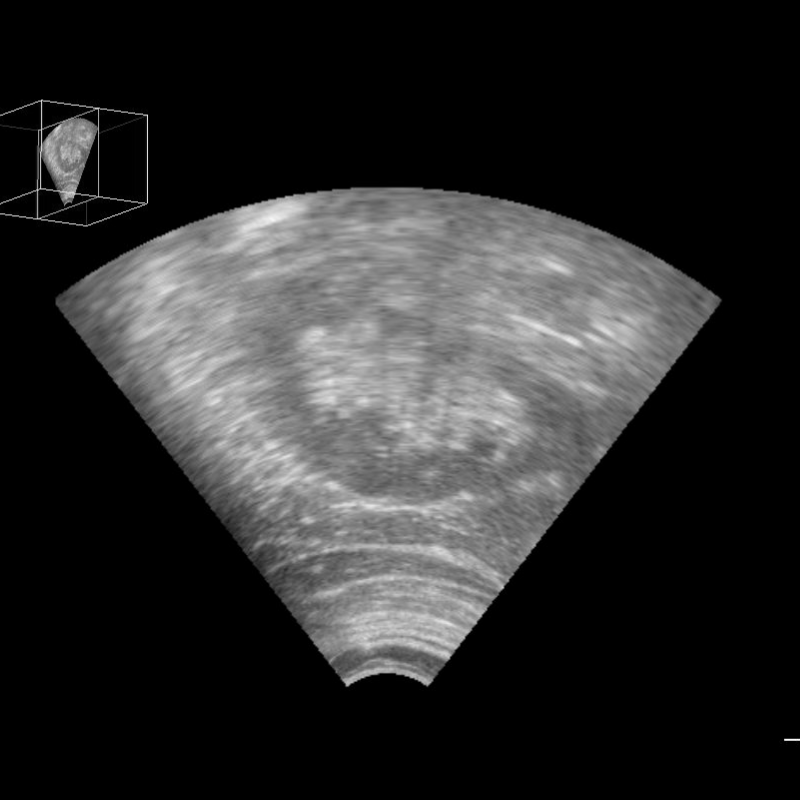
#> input picture hw2-edge-detection/data/images/img_000001.png, 800 x 800 px; its folder holds only this picture in this run
$ jupyter execute 'edge detection.ipynb'
#> lines starting #> are read from the running program, lines starting #| are printed output that depends on the picture; after the words box and inside, x2 and y2 are one past the last pixel; in counts of white or black regions, pixels touching at a corner belong together
[cell 1]
import cv2 as cv
import numpy as np
import matplotlib.pyplot as plt
from pathlib import Path

[cell 2]
folder = Path("data/images")

image_paths = []

for ext in ["*.png", "*.jpg", "*.jpeg", "*.tif", "*.tiff"]:
    image_paths.extend(folder.glob(ext))

image_paths = sorted(image_paths)

images = {}

for path in image_paths:
    img = cv.imread(str(path), cv.IMREAD_GRAYSCALE)
#> img is the input picture: shape (800, 800); min 0, max 255, mean 43.3
    if img is not None:
        images[path.stem] = img

[cell 3]
# [26 lines of commented-out code are left out]

[cell 4]
filtered_images = {}

for name, image in images.items():

    filtered_images[name] = {
        # "Median": median_filter(image, 3),
        # "Gaussian": gaussian_filter(image, 5, 1)
        "Median": cv.medianBlur(image, 5),
        "Gaussian": cv.GaussianBlur(image, (5, 5), sigmaX=1.4)
        }
#> this loop made 1 pass
#> name on pass 1: 'img_000001'
#> after the loop, filtered_images = 1 item

[cell 5]
def calculate_gradient(image, kernel_x, kernel_y, return_direction=False):
    gx = cv.filter2D(src=image, ddepth=cv.CV_64F, kernel=kernel_x)
    gy = cv.filter2D(src=image, ddepth=cv.CV_64F, kernel=kernel_y)

    magnitude = np.sqrt(gx**2 + gy**2)

    if magnitude.max() > 0:
        magnitude = magnitude / magnitude.max() * 255

    if return_direction:
        theta = np.arctan2(gy, gx)
        return magnitude, theta

    return magnitude.astype(np.uint8)

[cell 6]
def sobel_operator(image, return_direction=False):
    kernel_x = np.array([
        [-1, 0, 1],
        [-2, 0, 2],
        [-1, 0, 1]
    ], dtype=np.float64)

    kernel_y = np.array([
        [-1, -2, -1],
        [ 0,  0,  0],
        [ 1,  2,  1]
    ], dtype=np.float64)

    return calculate_gradient(image, kernel_x, kernel_y, return_direction)

[cell 7]
def scharr_operator(image):

    kernel_x = np.array([
        [-3, 0, 3],
        [-10, 0, 10],
        [-3, 0, 3]
    ], dtype=np.float64)

    kernel_y = np.array([
        [ -3, -10, -3],
        [  0,   0,  0],
        [  3,  10,  3]
    ], dtype=np.float64)

    return calculate_gradient(image, kernel_x, kernel_y)

[cell 8]
def prewitt_operator(image):

    kernel_x = np.array([
        [-1, 0, 1],
        [-1, 0, 1],
        [-1, 0, 1]
    ], dtype=np.float64)

    kernel_y = np.array([
        [-1, -1, -1],
        [ 0,  0,  0],
        [ 1,  1,  1]
    ], dtype=np.float64)

    return calculate_gradient(image, kernel_x, kernel_y)

[cell 9]
def non_max_suppression(img, D):
    M, N = img.shape
    Z = np.zeros((M,N), dtype=np.int32)
    angle = D * 180. / np.pi
    angle[angle < 0] += 180

    for i in range(1,M-1):
        for j in range(1,N-1):
            try:
                q = 255
                r = 255

                #angle 0
                if (0 <= angle[i,j] < 22.5) or (157.5 <= angle[i,j] <= 180):
                    q = img[i, j+1]
                    r = img[i, j-1]
                #angle 45
                elif (22.5 <= angle[i,j] < 67.5):
                    q = img[i+1, j-1]
                    r = img[i-1, j+1]
                #angle 90
                elif (67.5 <= angle[i,j] < 112.5):
                    q = img[i+1, j]
                    r = img[i-1, j]
                #angle 135
                else: #elif (112.5 <= angle[i,j] < 157.5):
                    q = img[i-1, j-1]
                    r = img[i+1, j+1]

                if (img[i,j] >= q) and (img[i,j] >= r):
                    Z[i,j] = img[i,j]
                else:
                    Z[i,j] = 0

            except IndexError as e:
                pass

    return Z

[cell 10]
def threshold(img, lowThresholdRatio=0.09, highThresholdRatio=0.17, weak=125, strong=255):

    highThreshold = img.max() * highThresholdRatio;
    lowThreshold = highThreshold * lowThresholdRatio;

    M, N = img.shape
    res = np.zeros((M,N), dtype=np.int32)

    strong_i, strong_j = np.where(img >= highThreshold)
    zeros_i, zeros_j = np.where(img < lowThreshold)

    weak_i, weak_j = np.where((img <= highThreshold) & (img >= lowThreshold))

    res[strong_i, strong_j] = strong
    res[weak_i, weak_j] = weak

    return res

[cell 11]
def strong_or_weak_edges(img, value=255):
    M, N = img.shape
    res = np.zeros((M,N), dtype=np.int32)

    strong_i, strong_j = np.where(img == value)
    res[strong_i, strong_j] = value

    return res

[cell 12]
def cannyEdgeDetector(img, lowthreshold=0.09, highthreshold=0.17):
    gradientMat, thetaMat = sobel_operator(img, return_direction=True)
    nonMaxImg = non_max_suppression(gradientMat, thetaMat)
    thresholdImg = threshold(nonMaxImg, lowthreshold, highthreshold)

    img_final = strong_or_weak_edges(thresholdImg)

    return img_final

[cell 13]
operators = {
    "Sobel": sobel_operator,
    "Scharr": scharr_operator,
    "Prewitt": prewitt_operator,
    "Canny": cannyEdgeDetector
}

edge_results = {}

for name, filtered in filtered_images.items():
    edge_results[name] = {}

    for filter_name, image in filtered.items():
        for operator_name, operator in operators.items():
            result = operator(image)
            edge_results[name][f"{filter_name}_{operator_name}"] = result
#> this loop made 1 pass
#> name on pass 1: 'img_000001'
#> pass 1, in calculate_gradient, `gx = cv.filter2D(src=image, ddepth=cv.CV_64F, kernel=kernel_x)`:
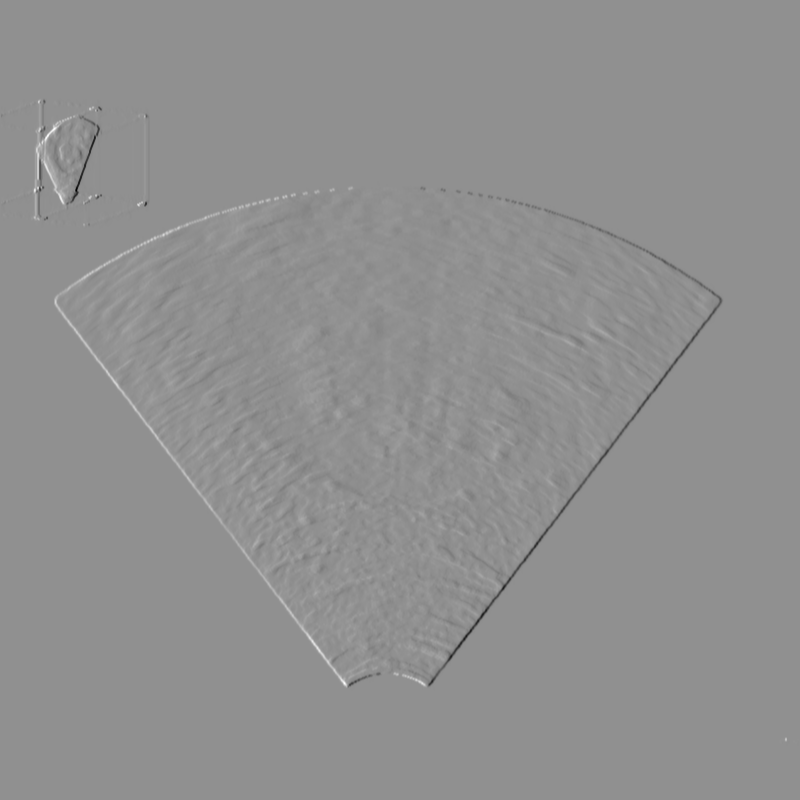
#> gx: shape (800, 800) float64; min -582, max 447, mean 0; drawn with min black and max white
#> pass 1, in calculate_gradient, `gy = cv.filter2D(src=image, ddepth=cv.CV_64F, kernel=kernel_y)`:
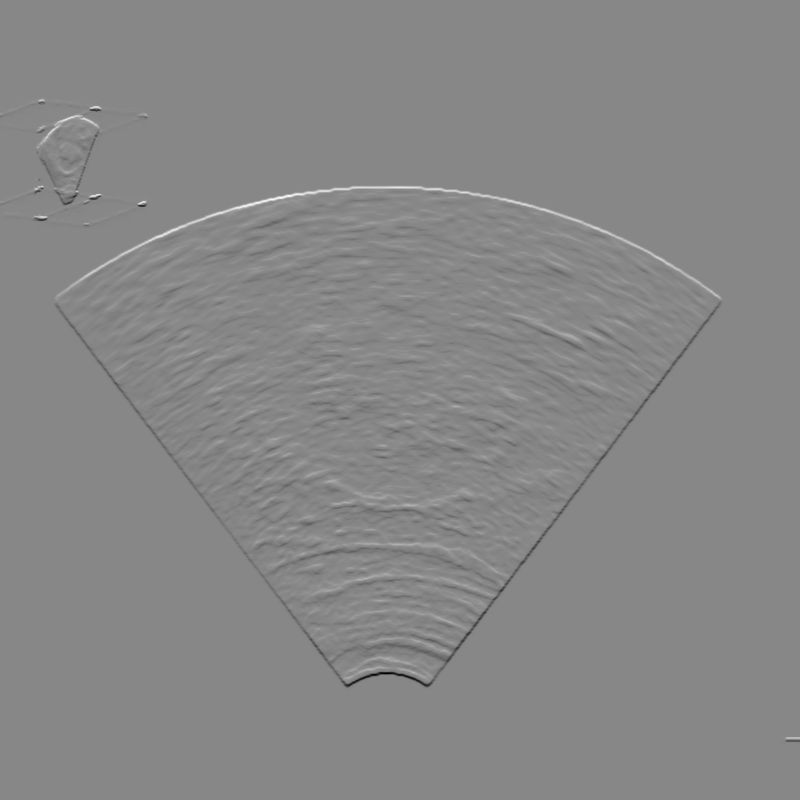
#> gy: shape (800, 800) float64; min -620, max 551, mean 0; drawn with min black and max white
#> pass 1, in calculate_gradient, `magnitude = np.sqrt(gx**2 + gy**2)`:
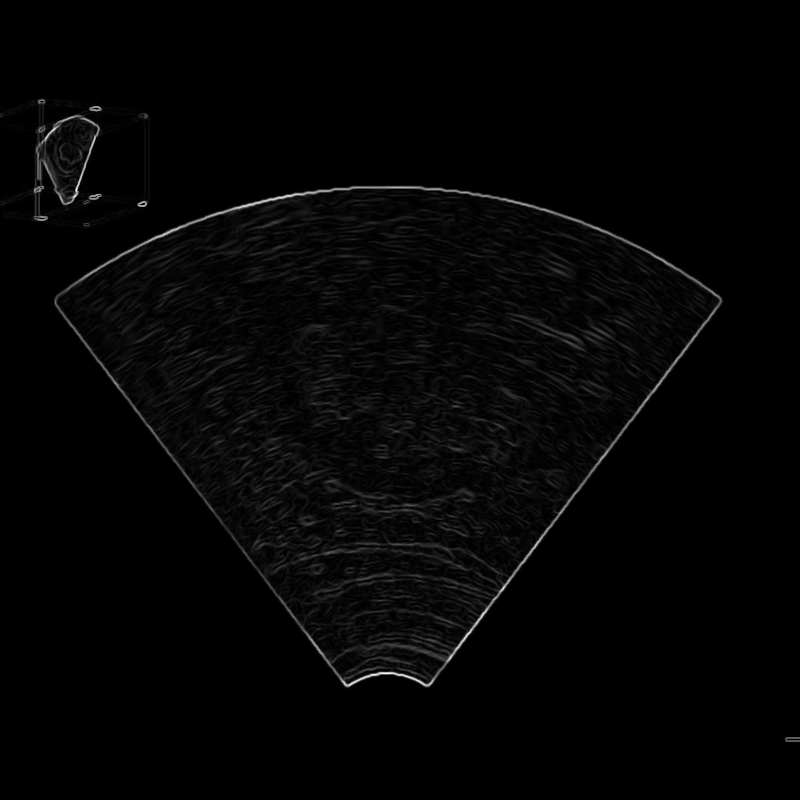
#> magnitude: shape (800, 800) float64; min 0, max 620, mean 11.4; drawn with min black and max white
#> after the loop, edge_results = 1 item

[cell 14]
results_folder = Path("results")
results_folder.mkdir(exist_ok=True)

for name, results in edge_results.items():
    image_folder = results_folder / name
    image_folder.mkdir(exist_ok=True)

    for result_name, result in results.items():
        save_path = image_folder / f"{result_name}.png"
        cv.imwrite(str(save_path), result.astype(np.uint8))
#> this loop made 1 pass
#> pass 1, `cv.imwrite(str(save_path), result.astype(np.uint8))`:
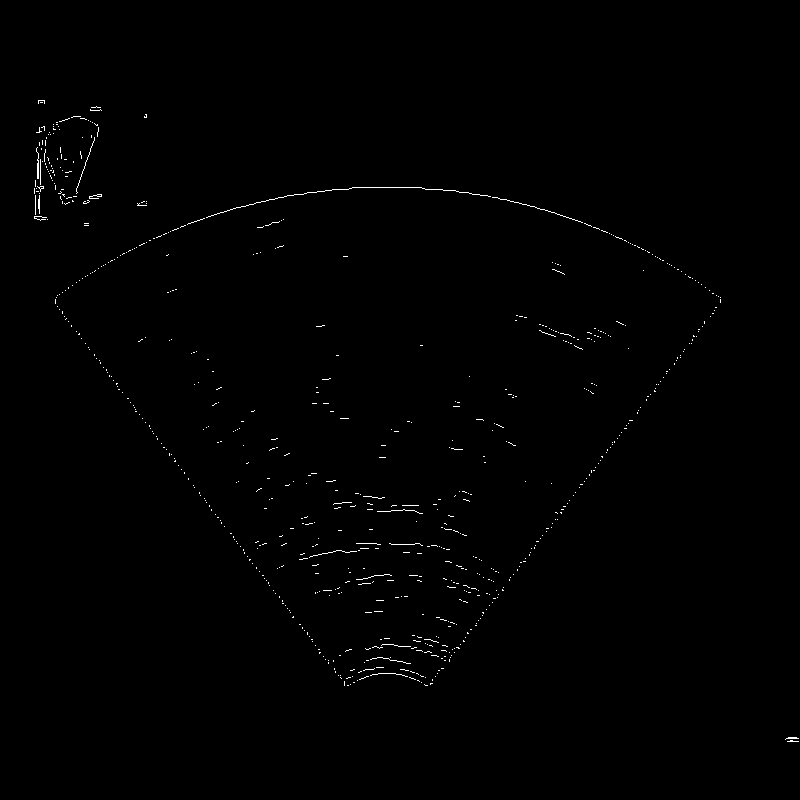
#> saved as Median_Canny.png: shape (800, 800); 0.47% white in thin lines or dots, all inside (x1, y1, x2, y2) = (34, 100, 799, 742)
#> after the loop:
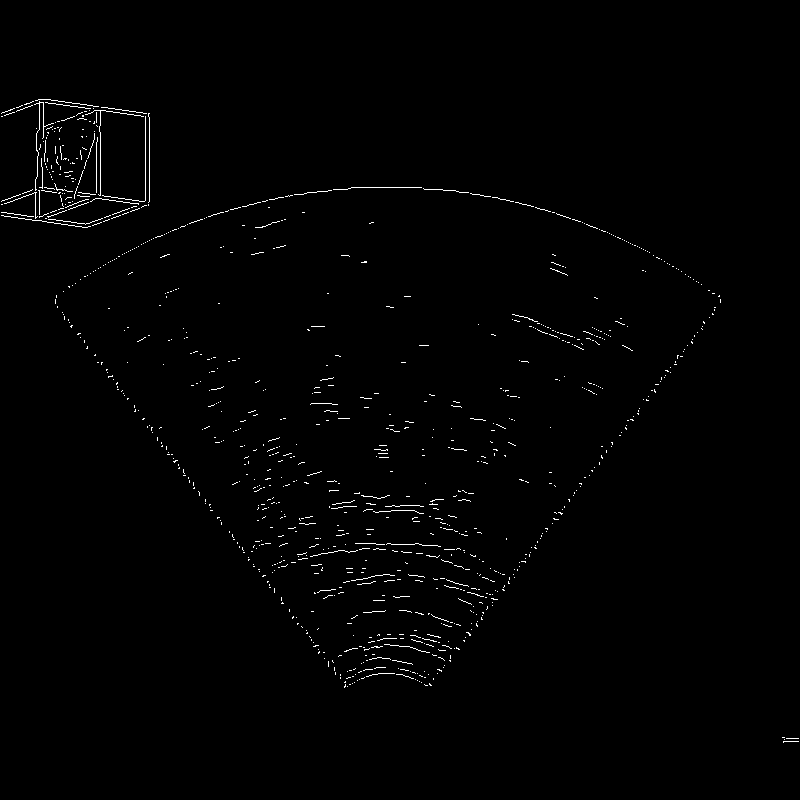
#> result: shape (800, 800) int32; 0.89% white in thin lines or dots, all inside (x1, y1, x2, y2) = (1, 99, 799, 743)

[cell 15]
filter_names = ["Median", "Gaussian"]
operator_names = ["Sobel", "Scharr", "Prewitt", "Canny"]

for name, results in edge_results.items():
    fig, axs = plt.subplots(2, 4, figsize=(18, 9))

    for i, filter_name in enumerate(filter_names):
        for j, operator_name in enumerate(operator_names):
            key = f"{filter_name}_{operator_name}"
            img = results[key]

            axs[i, j].imshow(img, cmap="gray", vmin=0, vmax=255)
            axs[i, j].set_title(f"{filter_name} + {operator_name}")
            axs[i, j].axis("off")

    fig.suptitle(f"Kidney Edge Detection: {name}", fontsize=16)

    plt.tight_layout()
    plt.show()
#> this loop made 1 pass
#> pass 1, `plt.show()`:
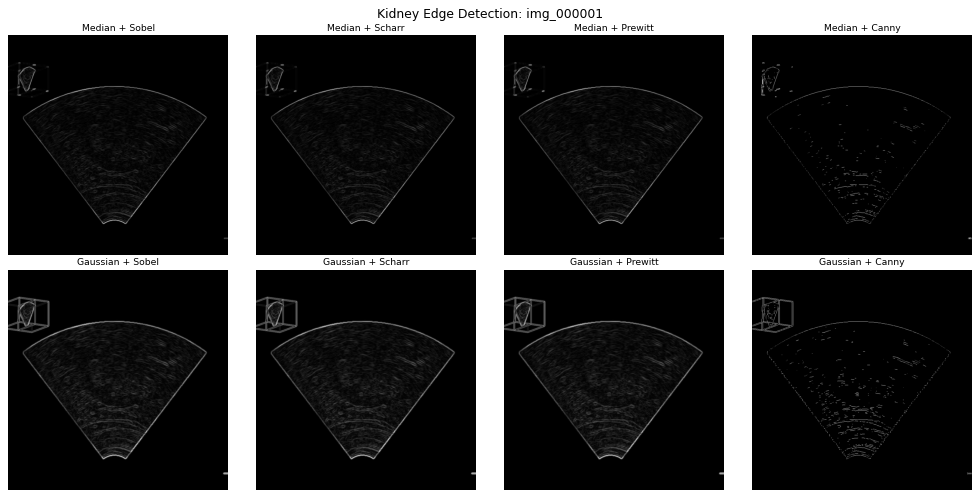
#> figure drawn by matplotlib, 8 panels
